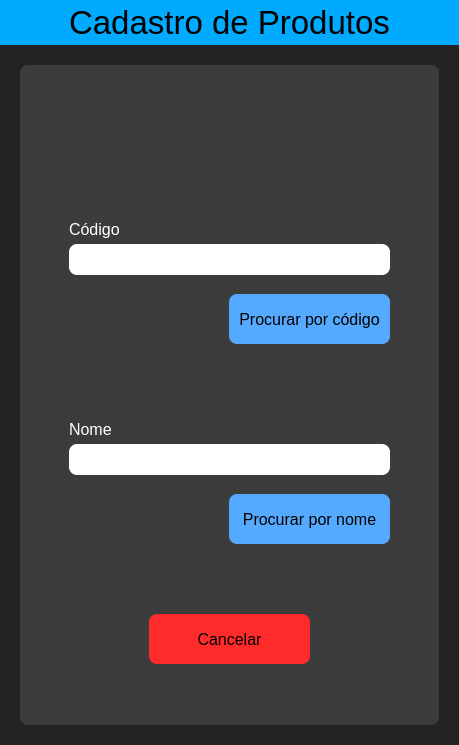
<?xml version="1.0" encoding="UTF-8"?>
<ui version="4.0">
 <class>MainWindow</class>
 <widget class="QMainWindow" name="MainWindow">
  <property name="geometry">
   <rect>
    <x>0</x>
    <y>0</y>
    <width>459</width>
    <height>745</height>
   </rect>
  </property>
  <property name="windowTitle">
   <string>MainWindow</string>
  </property>
  <widget class="QWidget" name="centralwidget">
   <layout class="QVBoxLayout" name="verticalLayout">
    <property name="spacing">
     <number>0</number>
    </property>
    <property name="leftMargin">
     <number>0</number>
    </property>
    <property name="topMargin">
     <number>0</number>
    </property>
    <property name="rightMargin">
     <number>0</number>
    </property>
    <property name="bottomMargin">
     <number>0</number>
    </property>
    <item>
     <widget class="QFrame" name="top_bar">
      <property name="minimumSize">
       <size>
        <width>0</width>
        <height>45</height>
       </size>
      </property>
      <property name="maximumSize">
       <size>
        <width>16777215</width>
        <height>45</height>
       </size>
      </property>
      <property name="styleSheet">
       <string notr="true">background-color: rgb(0, 170, 255);</string>
      </property>
      <property name="frameShape">
       <enum>QFrame::NoFrame</enum>
      </property>
      <property name="frameShadow">
       <enum>QFrame::Raised</enum>
      </property>
      <layout class="QVBoxLayout" name="verticalLayout_2">
       <item>
        <widget class="QLabel" name="CadProd_Text">
         <property name="font">
          <font>
           <pointsize>25</pointsize>
           <weight>50</weight>
           <bold>false</bold>
          </font>
         </property>
         <property name="layoutDirection">
          <enum>Qt::LeftToRight</enum>
         </property>
         <property name="styleSheet">
          <string notr="true">color: rgb(0, 0, 0);
</string>
         </property>
         <property name="text">
          <string>Cadastro de Produtos</string>
         </property>
         <property name="alignment">
          <set>Qt::AlignCenter</set>
         </property>
        </widget>
       </item>
      </layout>
     </widget>
    </item>
    <item>
     <widget class="QFrame" name="background">
      <property name="minimumSize">
       <size>
        <width>459</width>
        <height>700</height>
       </size>
      </property>
      <property name="styleSheet">
       <string notr="true">background-color: rgb(35, 35, 35);</string>
      </property>
      <property name="frameShape">
       <enum>QFrame::NoFrame</enum>
      </property>
      <property name="frameShadow">
       <enum>QFrame::Raised</enum>
      </property>
      <layout class="QHBoxLayout" name="horizontalLayout">
       <property name="leftMargin">
        <number>20</number>
       </property>
       <property name="topMargin">
        <number>20</number>
       </property>
       <property name="rightMargin">
        <number>20</number>
       </property>
       <property name="bottomMargin">
        <number>20</number>
       </property>
       <item>
        <widget class="QFrame" name="frame_fake">
         <property name="minimumSize">
          <size>
           <width>419</width>
           <height>653</height>
          </size>
         </property>
         <property name="styleSheet">
          <string notr="true">background-color: rgb(60, 60, 60);
border-radius: 8px;</string>
         </property>
         <property name="frameShape">
          <enum>QFrame::StyledPanel</enum>
         </property>
         <property name="frameShadow">
          <enum>QFrame::Raised</enum>
         </property>
         <layout class="QHBoxLayout" name="horizontalLayout_2">
          <item>
           <widget class="QFrame" name="paineldeobjetos">
            <property name="minimumSize">
             <size>
              <width>380</width>
              <height>580</height>
             </size>
            </property>
            <property name="maximumSize">
             <size>
              <width>380</width>
              <height>642</height>
             </size>
            </property>
            <property name="styleSheet">
             <string notr="true"/>
            </property>
            <property name="frameShape">
             <enum>QFrame::NoFrame</enum>
            </property>
            <property name="frameShadow">
             <enum>QFrame::Raised</enum>
            </property>
            <widget class="QPushButton" name="pushButton_ProNome">
             <property name="geometry">
              <rect>
               <x>190</x>
               <y>420</y>
               <width>161</width>
               <height>50</height>
              </rect>
             </property>
             <property name="minimumSize">
              <size>
               <width>0</width>
               <height>50</height>
              </size>
             </property>
             <property name="maximumSize">
              <size>
               <width>16777215</width>
               <height>16777215</height>
              </size>
             </property>
             <property name="font">
              <font>
               <pointsize>12</pointsize>
              </font>
             </property>
             <property name="styleSheet">
              <string notr="true">QPushButton{
	background-color: rgb(85, 170, 255);
}
QPushButton:hover{
	background-color: rgb(152, 202, 255);
}
QPushButton:pressed{
	background-color: rgb(0, 0, 0);
	color: rgb(255, 255, 255);
}</string>
             </property>
             <property name="text">
              <string>Procurar por nome</string>
             </property>
            </widget>
            <widget class="QPushButton" name="pushButton_Cancelar">
             <property name="geometry">
              <rect>
               <x>110</x>
               <y>540</y>
               <width>161</width>
               <height>50</height>
              </rect>
             </property>
             <property name="minimumSize">
              <size>
               <width>0</width>
               <height>50</height>
              </size>
             </property>
             <property name="font">
              <font>
               <pointsize>12</pointsize>
              </font>
             </property>
             <property name="styleSheet">
              <string notr="true">QPushButton{
	background-color: rgb(255, 42, 42);
}
QPushButton:hover{
	background-color: rgb(255, 144, 144);
}
QPushButton:pressed{
	background-color: rgb(0, 0, 0);
	color: rgb(255, 255, 255);
}</string>
             </property>
             <property name="text">
              <string>Cancelar</string>
             </property>
            </widget>
            <widget class="QLabel" name="label_Cod">
             <property name="geometry">
              <rect>
               <x>30</x>
               <y>140</y>
               <width>151</width>
               <height>31</height>
              </rect>
             </property>
             <property name="font">
              <font>
               <pointsize>12</pointsize>
              </font>
             </property>
             <property name="styleSheet">
              <string notr="true">color: rgb(255, 255, 255);</string>
             </property>
             <property name="text">
              <string>Código</string>
             </property>
            </widget>
            <widget class="QLineEdit" name="lineEdit_Cod">
             <property name="geometry">
              <rect>
               <x>30</x>
               <y>170</y>
               <width>321</width>
               <height>31</height>
              </rect>
             </property>
             <property name="styleSheet">
              <string notr="true">background-color: rgb(255, 255, 255);</string>
             </property>
            </widget>
            <widget class="QLabel" name="label_Nome">
             <property name="geometry">
              <rect>
               <x>30</x>
               <y>340</y>
               <width>151</width>
               <height>31</height>
              </rect>
             </property>
             <property name="font">
              <font>
               <pointsize>12</pointsize>
              </font>
             </property>
             <property name="styleSheet">
              <string notr="true">color: rgb(255, 255, 255);</string>
             </property>
             <property name="text">
              <string>Nome</string>
             </property>
            </widget>
            <widget class="QLineEdit" name="lineEdit_Nome">
             <property name="geometry">
              <rect>
               <x>30</x>
               <y>370</y>
               <width>321</width>
               <height>31</height>
              </rect>
             </property>
             <property name="styleSheet">
              <string notr="true">background-color: rgb(255, 255, 255);</string>
             </property>
            </widget>
            <widget class="QPushButton" name="pushButton_ProCod">
             <property name="geometry">
              <rect>
               <x>190</x>
               <y>220</y>
               <width>161</width>
               <height>50</height>
              </rect>
             </property>
             <property name="minimumSize">
              <size>
               <width>0</width>
               <height>50</height>
              </size>
             </property>
             <property name="maximumSize">
              <size>
               <width>16777215</width>
               <height>16777215</height>
              </size>
             </property>
             <property name="font">
              <font>
               <pointsize>12</pointsize>
              </font>
             </property>
             <property name="styleSheet">
              <string notr="true">QPushButton{
	background-color: rgb(85, 170, 255);
}
QPushButton:hover{
	background-color: rgb(152, 202, 255);
}
QPushButton:pressed{
	background-color: rgb(0, 0, 0);
	color: rgb(255, 255, 255);
}</string>
             </property>
             <property name="text">
              <string>Procurar por código</string>
             </property>
            </widget>
           </widget>
          </item>
         </layout>
        </widget>
       </item>
      </layout>
     </widget>
    </item>
   </layout>
  </widget>
 </widget>
 <resources/>
 <connections/>
</ui>
